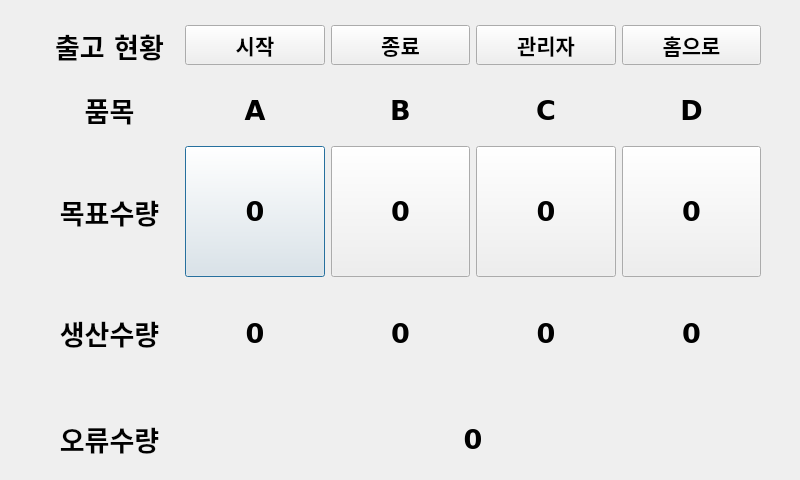
<?xml version="1.0" encoding="UTF-8"?>
<ui version="4.0">
 <class>Dialog</class>
 <widget class="QDialog" name="Dialog">
  <property name="geometry">
   <rect>
    <x>0</x>
    <y>0</y>
    <width>800</width>
    <height>480</height>
   </rect>
  </property>
  <property name="minimumSize">
   <size>
    <width>800</width>
    <height>480</height>
   </size>
  </property>
  <property name="maximumSize">
   <size>
    <width>800</width>
    <height>480</height>
   </size>
  </property>
  <property name="windowTitle">
   <string>Dialog</string>
  </property>
  <widget class="QWidget" name="gridLayoutWidget">
   <property name="geometry">
    <rect>
     <x>40</x>
     <y>80</y>
     <width>721</width>
     <height>409</height>
    </rect>
   </property>
   <property name="sizePolicy">
    <sizepolicy hsizetype="Preferred" vsizetype="Fixed">
     <horstretch>0</horstretch>
     <verstretch>0</verstretch>
    </sizepolicy>
   </property>
   <property name="font">
    <font>
     <family>Verdana</family>
     <pointsize>20</pointsize>
     <weight>75</weight>
     <bold>true</bold>
    </font>
   </property>
   <layout class="QGridLayout" name="gridLayout">
    <item row="4" column="2">
     <widget class="QLabel" name="label_11">
      <property name="minimumSize">
       <size>
        <width>0</width>
        <height>100</height>
       </size>
      </property>
      <property name="font">
       <font>
        <family>Verdana</family>
        <pointsize>20</pointsize>
        <weight>75</weight>
        <bold>true</bold>
       </font>
      </property>
      <property name="text">
       <string>0</string>
      </property>
      <property name="alignment">
       <set>Qt::AlignCenter</set>
      </property>
     </widget>
    </item>
    <item row="0" column="2">
     <widget class="QLabel" name="label_4">
      <property name="sizePolicy">
       <sizepolicy hsizetype="Preferred" vsizetype="Fixed">
        <horstretch>0</horstretch>
        <verstretch>0</verstretch>
       </sizepolicy>
      </property>
      <property name="minimumSize">
       <size>
        <width>0</width>
        <height>60</height>
       </size>
      </property>
      <property name="font">
       <font>
        <family>Verdana</family>
        <pointsize>20</pointsize>
        <weight>75</weight>
        <bold>true</bold>
       </font>
      </property>
      <property name="text">
       <string>B</string>
      </property>
      <property name="alignment">
       <set>Qt::AlignCenter</set>
      </property>
     </widget>
    </item>
    <item row="0" column="4">
     <widget class="QLabel" name="label_6">
      <property name="sizePolicy">
       <sizepolicy hsizetype="Preferred" vsizetype="Fixed">
        <horstretch>0</horstretch>
        <verstretch>0</verstretch>
       </sizepolicy>
      </property>
      <property name="minimumSize">
       <size>
        <width>0</width>
        <height>60</height>
       </size>
      </property>
      <property name="font">
       <font>
        <family>Verdana</family>
        <pointsize>20</pointsize>
        <weight>75</weight>
        <bold>true</bold>
       </font>
      </property>
      <property name="text">
       <string>D</string>
      </property>
      <property name="alignment">
       <set>Qt::AlignCenter</set>
      </property>
     </widget>
    </item>
    <item row="0" column="0">
     <widget class="QLabel" name="label_2">
      <property name="sizePolicy">
       <sizepolicy hsizetype="Preferred" vsizetype="Fixed">
        <horstretch>0</horstretch>
        <verstretch>0</verstretch>
       </sizepolicy>
      </property>
      <property name="minimumSize">
       <size>
        <width>0</width>
        <height>60</height>
       </size>
      </property>
      <property name="font">
       <font>
        <family>Verdana</family>
        <pointsize>20</pointsize>
        <weight>75</weight>
        <bold>true</bold>
       </font>
      </property>
      <property name="text">
       <string>품목</string>
      </property>
      <property name="alignment">
       <set>Qt::AlignCenter</set>
      </property>
     </widget>
    </item>
    <item row="4" column="0">
     <widget class="QLabel" name="label_9">
      <property name="minimumSize">
       <size>
        <width>0</width>
        <height>100</height>
       </size>
      </property>
      <property name="font">
       <font>
        <family>Verdana</family>
        <pointsize>20</pointsize>
        <weight>75</weight>
        <bold>true</bold>
       </font>
      </property>
      <property name="text">
       <string>생산수량</string>
      </property>
      <property name="alignment">
       <set>Qt::AlignCenter</set>
      </property>
     </widget>
    </item>
    <item row="5" column="1" colspan="4">
     <widget class="QLabel" name="label_15">
      <property name="minimumSize">
       <size>
        <width>0</width>
        <height>100</height>
       </size>
      </property>
      <property name="font">
       <font>
        <family>Verdana</family>
        <pointsize>20</pointsize>
        <weight>75</weight>
        <bold>true</bold>
       </font>
      </property>
      <property name="text">
       <string>0</string>
      </property>
      <property name="alignment">
       <set>Qt::AlignCenter</set>
      </property>
     </widget>
    </item>
    <item row="0" column="3">
     <widget class="QLabel" name="label_5">
      <property name="sizePolicy">
       <sizepolicy hsizetype="Preferred" vsizetype="Fixed">
        <horstretch>0</horstretch>
        <verstretch>0</verstretch>
       </sizepolicy>
      </property>
      <property name="minimumSize">
       <size>
        <width>0</width>
        <height>60</height>
       </size>
      </property>
      <property name="font">
       <font>
        <family>Verdana</family>
        <pointsize>20</pointsize>
        <weight>75</weight>
        <bold>true</bold>
       </font>
      </property>
      <property name="text">
       <string>C</string>
      </property>
      <property name="alignment">
       <set>Qt::AlignCenter</set>
      </property>
     </widget>
    </item>
    <item row="0" column="1">
     <widget class="QLabel" name="label_3">
      <property name="sizePolicy">
       <sizepolicy hsizetype="Preferred" vsizetype="Fixed">
        <horstretch>0</horstretch>
        <verstretch>0</verstretch>
       </sizepolicy>
      </property>
      <property name="minimumSize">
       <size>
        <width>0</width>
        <height>60</height>
       </size>
      </property>
      <property name="font">
       <font>
        <family>Verdana</family>
        <pointsize>20</pointsize>
        <weight>75</weight>
        <bold>true</bold>
       </font>
      </property>
      <property name="text">
       <string>A</string>
      </property>
      <property name="alignment">
       <set>Qt::AlignCenter</set>
      </property>
     </widget>
    </item>
    <item row="4" column="1">
     <widget class="QLabel" name="label_10">
      <property name="minimumSize">
       <size>
        <width>0</width>
        <height>100</height>
       </size>
      </property>
      <property name="font">
       <font>
        <family>Verdana</family>
        <pointsize>20</pointsize>
        <weight>75</weight>
        <bold>true</bold>
       </font>
      </property>
      <property name="text">
       <string>0</string>
      </property>
      <property name="alignment">
       <set>Qt::AlignCenter</set>
      </property>
     </widget>
    </item>
    <item row="5" column="0">
     <widget class="QLabel" name="label_14">
      <property name="minimumSize">
       <size>
        <width>0</width>
        <height>100</height>
       </size>
      </property>
      <property name="font">
       <font>
        <family>Verdana</family>
        <pointsize>20</pointsize>
        <weight>75</weight>
        <bold>true</bold>
       </font>
      </property>
      <property name="text">
       <string>오류수량</string>
      </property>
      <property name="alignment">
       <set>Qt::AlignCenter</set>
      </property>
     </widget>
    </item>
    <item row="4" column="4">
     <widget class="QLabel" name="label_13">
      <property name="minimumSize">
       <size>
        <width>0</width>
        <height>100</height>
       </size>
      </property>
      <property name="font">
       <font>
        <family>Verdana</family>
        <pointsize>20</pointsize>
        <weight>75</weight>
        <bold>true</bold>
       </font>
      </property>
      <property name="text">
       <string>0</string>
      </property>
      <property name="alignment">
       <set>Qt::AlignCenter</set>
      </property>
     </widget>
    </item>
    <item row="3" column="0">
     <widget class="QLabel" name="label_7">
      <property name="minimumSize">
       <size>
        <width>0</width>
        <height>100</height>
       </size>
      </property>
      <property name="font">
       <font>
        <family>Verdana</family>
        <pointsize>20</pointsize>
        <weight>75</weight>
        <bold>true</bold>
       </font>
      </property>
      <property name="text">
       <string>목표수량</string>
      </property>
      <property name="alignment">
       <set>Qt::AlignCenter</set>
      </property>
     </widget>
    </item>
    <item row="4" column="3">
     <widget class="QLabel" name="label_12">
      <property name="minimumSize">
       <size>
        <width>0</width>
        <height>100</height>
       </size>
      </property>
      <property name="font">
       <font>
        <family>Verdana</family>
        <pointsize>20</pointsize>
        <weight>75</weight>
        <bold>true</bold>
       </font>
      </property>
      <property name="text">
       <string>0</string>
      </property>
      <property name="alignment">
       <set>Qt::AlignCenter</set>
      </property>
     </widget>
    </item>
    <item row="3" column="1">
     <widget class="QPushButton" name="pushButton">
      <property name="sizePolicy">
       <sizepolicy hsizetype="Minimum" vsizetype="MinimumExpanding">
        <horstretch>0</horstretch>
        <verstretch>0</verstretch>
       </sizepolicy>
      </property>
      <property name="text">
       <string>0</string>
      </property>
     </widget>
    </item>
    <item row="3" column="2">
     <widget class="QPushButton" name="pushButton_2">
      <property name="sizePolicy">
       <sizepolicy hsizetype="Minimum" vsizetype="MinimumExpanding">
        <horstretch>0</horstretch>
        <verstretch>0</verstretch>
       </sizepolicy>
      </property>
      <property name="text">
       <string>0</string>
      </property>
     </widget>
    </item>
    <item row="3" column="3">
     <widget class="QPushButton" name="pushButton_3">
      <property name="sizePolicy">
       <sizepolicy hsizetype="Minimum" vsizetype="MinimumExpanding">
        <horstretch>0</horstretch>
        <verstretch>0</verstretch>
       </sizepolicy>
      </property>
      <property name="text">
       <string>0</string>
      </property>
     </widget>
    </item>
    <item row="3" column="4">
     <widget class="QPushButton" name="pushButton_4">
      <property name="sizePolicy">
       <sizepolicy hsizetype="Minimum" vsizetype="MinimumExpanding">
        <horstretch>0</horstretch>
        <verstretch>0</verstretch>
       </sizepolicy>
      </property>
      <property name="text">
       <string>0</string>
      </property>
     </widget>
    </item>
   </layout>
  </widget>
  <widget class="QWidget" name="layoutWidget">
   <property name="geometry">
    <rect>
     <x>40</x>
     <y>20</y>
     <width>721</width>
     <height>51</height>
    </rect>
   </property>
   <layout class="QHBoxLayout" name="horizontalLayout">
    <item>
     <widget class="QLabel" name="label">
      <property name="font">
       <font>
        <family>Verdana</family>
        <pointsize>20</pointsize>
        <weight>75</weight>
        <bold>true</bold>
       </font>
      </property>
      <property name="text">
       <string>출고 현황</string>
      </property>
      <property name="alignment">
       <set>Qt::AlignCenter</set>
      </property>
     </widget>
    </item>
    <item>
     <widget class="QPushButton" name="btnStart">
      <property name="font">
       <font>
        <family>Verdana</family>
        <pointsize>16</pointsize>
        <weight>75</weight>
        <bold>true</bold>
       </font>
      </property>
      <property name="text">
       <string>시작</string>
      </property>
     </widget>
    </item>
    <item>
     <widget class="QPushButton" name="btnStop">
      <property name="font">
       <font>
        <family>Verdana</family>
        <pointsize>16</pointsize>
        <weight>75</weight>
        <bold>true</bold>
       </font>
      </property>
      <property name="text">
       <string>종료</string>
      </property>
     </widget>
    </item>
    <item>
     <widget class="QPushButton" name="btnAdmin">
      <property name="font">
       <font>
        <family>Verdana</family>
        <pointsize>16</pointsize>
        <weight>75</weight>
        <bold>true</bold>
       </font>
      </property>
      <property name="text">
       <string>관리자</string>
      </property>
     </widget>
    </item>
    <item>
     <widget class="QPushButton" name="btnHome">
      <property name="font">
       <font>
        <family>Verdana</family>
        <pointsize>16</pointsize>
        <weight>75</weight>
        <bold>true</bold>
       </font>
      </property>
      <property name="text">
       <string>홈으로</string>
      </property>
     </widget>
    </item>
   </layout>
  </widget>
 </widget>
 <resources/>
 <connections>
  <connection>
   <sender>btnAdmin</sender>
   <signal>clicked()</signal>
   <receiver>Dialog</receiver>
   <slot>btnAdminClicked()</slot>
   <hints>
    <hint type="sourcelabel">
     <x>531</x>
     <y>38</y>
    </hint>
    <hint type="destinationlabel">
     <x>564</x>
     <y>3</y>
    </hint>
   </hints>
  </connection>
  <connection>
   <sender>btnHome</sender>
   <signal>clicked()</signal>
   <receiver>Dialog</receiver>
   <slot>btnHomeClicked()</slot>
   <hints>
    <hint type="sourcelabel">
     <x>712</x>
     <y>54</y>
    </hint>
    <hint type="destinationlabel">
     <x>702</x>
     <y>0</y>
    </hint>
   </hints>
  </connection>
  <connection>
   <sender>pushButton</sender>
   <signal>clicked()</signal>
   <receiver>Dialog</receiver>
   <slot>btnNumpadClicked()</slot>
   <hints>
    <hint type="sourcelabel">
     <x>235</x>
     <y>215</y>
    </hint>
    <hint type="destinationlabel">
     <x>174</x>
     <y>278</y>
    </hint>
   </hints>
  </connection>
  <connection>
   <sender>pushButton_2</sender>
   <signal>clicked()</signal>
   <receiver>Dialog</receiver>
   <slot>btnNumpadClicked()</slot>
   <hints>
    <hint type="sourcelabel">
     <x>390</x>
     <y>172</y>
    </hint>
    <hint type="destinationlabel">
     <x>328</x>
     <y>278</y>
    </hint>
   </hints>
  </connection>
  <connection>
   <sender>pushButton_3</sender>
   <signal>clicked()</signal>
   <receiver>Dialog</receiver>
   <slot>btnNumpadClicked()</slot>
   <hints>
    <hint type="sourcelabel">
     <x>509</x>
     <y>215</y>
    </hint>
    <hint type="destinationlabel">
     <x>481</x>
     <y>277</y>
    </hint>
   </hints>
  </connection>
  <connection>
   <sender>pushButton_4</sender>
   <signal>clicked()</signal>
   <receiver>Dialog</receiver>
   <slot>btnNumpadClicked()</slot>
   <hints>
    <hint type="sourcelabel">
     <x>641</x>
     <y>243</y>
    </hint>
    <hint type="destinationlabel">
     <x>623</x>
     <y>279</y>
    </hint>
   </hints>
  </connection>
 </connections>
 <slots>
  <slot>btnAdminClicked()</slot>
  <slot>btnHomeClicked()</slot>
  <slot>btnNumpadClicked()</slot>
 </slots>
</ui>
